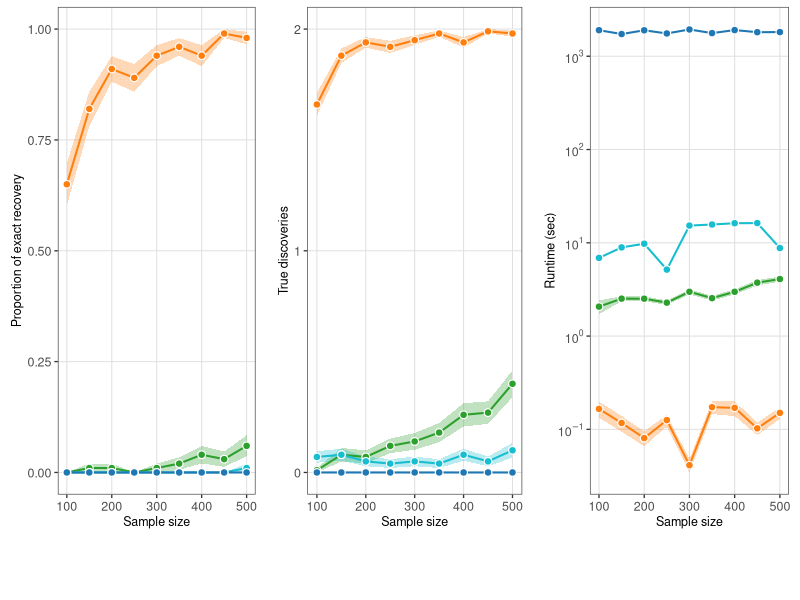
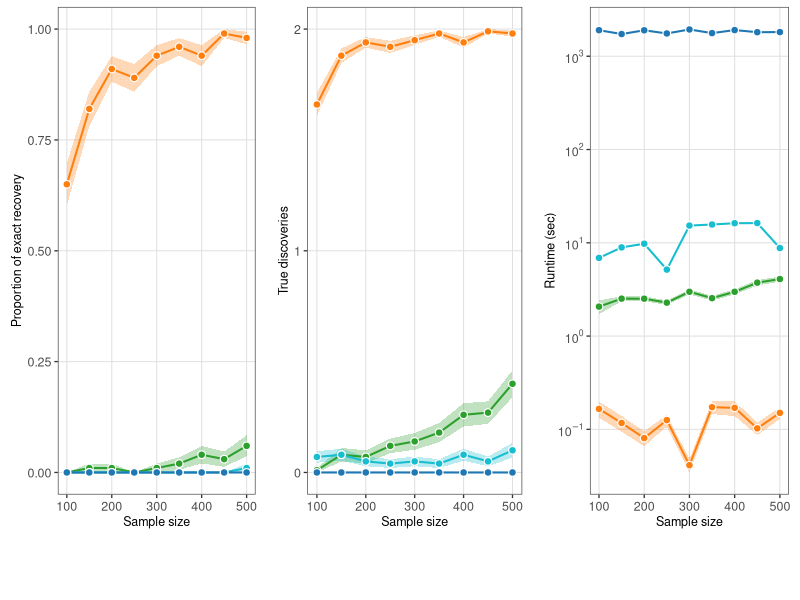

These charts were generated, in order, by the following R code:
script_path=sub('^--file=','',grep('^--file=',commandArgs(FALSE),value=TRUE)[1])
if(!is.na(script_path)) setwd(dirname(normalizePath(script_path)))
dir.create('figures',showWarnings=FALSE)
pdf('figures/plot.pdf',width=10,height=5.5)
library(dplyr)
library(ggplot2)
library(tidyverse)
library(cowplot)

# Read and combine
RS_R <- read_csv("results/RS_R.csv", show_col_types=FALSE)

RS_py <- read_csv("results/RS_py.csv", col_names=FALSE, show_col_types=FALSE) %>%
  set_names(names(RS_R))

RS <- bind_rows(RS_R, RS_py) %>%
  mutate(
    n=as.numeric(n),
    l=as.numeric(l),
    TP=as.numeric(TP),
    time=as.numeric(time),
    discover=tolower(as.character(discover))=="true",
    method=recode(method, "Wasserstein"="WVM"),
    method=recode(method, "nonlinearICP"="nonlinear ICP")
  )


method_levels <- c("nonlinear MIP", "nonlinear ICP", "WVM", "FAIR")

cols <- c(
  "nonlinear MIP"="#FF7F0E",
  "nonlinear ICP"="#2CA02C",
  "WVM"="#17BECF",
  "FAIR"="#1F77B4"
)

pointsize <- 2.2
linewidth <- .7

se <- function(x) {
  x <- x[is.finite(x)]
  if (length(x) > 1) sd(x)/sqrt(length(x)) else 0
}

df <- RS %>%
  mutate(
    method=factor(method, levels=method_levels),
    discover=as.numeric(discover)
  ) %>%
  group_by(n, method) %>%
  summarise(
    disc_se=se(discover), disc_mean=mean(discover, na.rm=TRUE),
    TP_se=se(TP), TP_mean=mean(TP, na.rm=TRUE),
    time_se=se(time), time_mean=mean(time, na.rm=TRUE),
    .groups="drop"
  ) %>%
  mutate(
    disc_lo=pmax(0, disc_mean-disc_se),
    disc_hi=pmin(1, disc_mean+disc_se),
    TP_lo=pmax(0, TP_mean-TP_se),
    TP_hi=TP_mean+TP_se,
    time_lo=pmax(time_mean-time_se, 1e-8),
    time_hi=time_mean+time_se
  )

col_scale <- scale_color_manual(NULL, values=cols, limits=method_levels, drop=FALSE)
fill_scale <- scale_fill_manual(NULL, values=cols, limits=method_levels, drop=FALSE)

base_theme <- theme_bw(base_size=10) +
  theme(
    axis.title=element_text(size=9), axis.text=element_text(size=9),
    panel.grid.major=element_line(color="grey88", linewidth=.35),
    panel.grid.minor=element_blank(),
    panel.border=element_rect(color="grey30", linewidth=.5),
    plot.margin=margin(5, 8, 5, 8),
    legend.position="none"
  )

# Draw MIP last
add_layers <- function(d, y, lo, hi) {
  ds <- list(
    d %>% filter(method!="nonlinear MIP"),
    d %>% filter(method=="nonlinear MIP")
  )
  
  c(
    lapply(ds, \(z)
           geom_ribbon(
             data=z, aes(x=n, ymin=.data[[lo]], ymax=.data[[hi]], fill=method),
             alpha=.3, color=NA
           )),
    unlist(lapply(ds, \(z) list(
      geom_line(
        data=z, aes(x=n, y=.data[[y]], color=method, group=method),
        linewidth=linewidth
      ),
      geom_point(
        data=z, aes(x=n, y=.data[[y]], fill=method),
        shape=21, size=pointsize, stroke=.6, color="white"
      )
    )), recursive=FALSE)
  )
}

d1 <- df %>% filter(is.finite(disc_mean))
d2 <- df %>% filter(is.finite(TP_mean))
d3 <- df %>% filter(is.finite(time_mean), time_mean > 0)

p1 <- ggplot() +
  add_layers(d1, "disc_mean", "disc_lo", "disc_hi") +
  col_scale + fill_scale +
  scale_y_continuous(limits=c(0, 1)) +
  labs(x="Sample size", y="Proportion of exact recovery") +
  base_theme

p2 <- ggplot() +
  add_layers(d2, "TP_mean", "TP_lo", "TP_hi") +
  col_scale + fill_scale +
  scale_y_continuous(limits=c(0, 2), breaks=0:2) +
  labs(x="Sample size", y="True discoveries") +
  base_theme

p3 <- ggplot() +
  add_layers(d3, "time_mean", "time_lo", "time_hi") +
  col_scale + fill_scale +
  scale_y_log10(
    breaks=10^(-3:4),
    labels=scales::label_log(base=10)
  ) +
  labs(x="Sample size", y="Runtime (sec)") +
  base_theme

legend_df <- expand_grid(
  method=factor(method_levels, levels=method_levels),
  x=c(1, 2)
) %>% mutate(y=1)

legend <- get_legend(
  ggplot(legend_df, aes(x, y, group=method)) +
    geom_line(aes(color=method), linewidth=linewidth) +
    geom_point(
      aes(fill=method),
      shape=21, size=pointsize, stroke=.6, color="white"
    ) +
    col_scale + fill_scale +
    theme_void() +
    theme(
      legend.position="bottom",
      legend.text=element_text(size=9),
      legend.key.width=grid::unit(1.1, "cm")
    ) +
    guides(
      color=guide_legend(nrow=1, byrow=TRUE),
      fill=guide_legend(nrow=1, byrow=TRUE)
    )
)

panels <- plot_grid(p1, p2, p3, nrow=1, align="h")
final_plot <- plot_grid(panels, legend, ncol=1, rel_heights=c(1, .12))

final_plot


print(final_plot)
dev.off()
